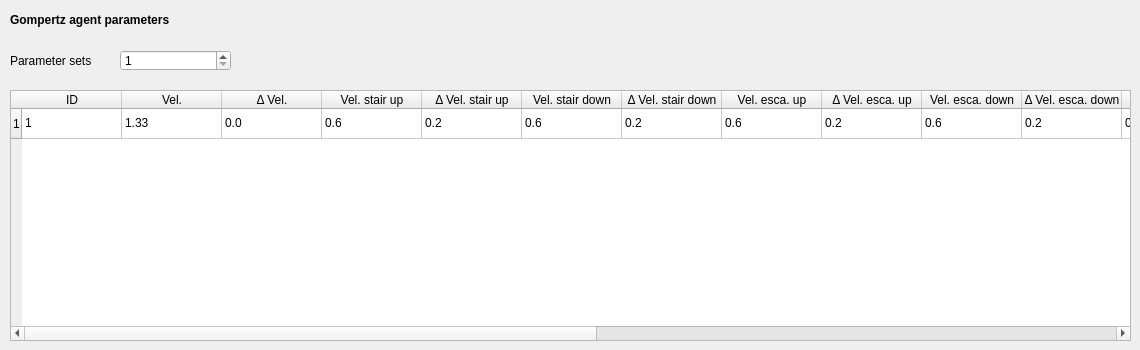
   <widget class="QWidget" name="tab_agents_gompertz">
    <attribute name="title">
     <string>Agents Gompertz</string>
    </attribute>
    <widget class="QLabel" name="label_agents_gompertz_a">
     <property name="geometry">
      <rect>
       <x>10</x>
       <y>10</y>
       <width>211</width>
       <height>21</height>
      </rect>
     </property>
     <property name="text">
      <string>&lt;html&gt;&lt;head/&gt;&lt;body&gt;&lt;p&gt;&lt;span style=&quot; font-weight:600;&quot;&gt;Gompertz agent parameters&lt;/span&gt;&lt;/p&gt;&lt;/body&gt;&lt;/html&gt;</string>
     </property>
    </widget>
    <widget class="QSpinBox" name="spinBox_agents_gompertz_1">
     <property name="geometry">
      <rect>
       <x>120</x>
       <y>50</y>
       <width>111</width>
       <height>21</height>
      </rect>
     </property>
     <property name="minimum">
      <number>1</number>
     </property>
    </widget>
    <widget class="QLabel" name="label_agents_gompertz_1">
     <property name="geometry">
      <rect>
       <x>10</x>
       <y>50</y>
       <width>101</width>
       <height>21</height>
      </rect>
     </property>
     <property name="text">
      <string>Parameter sets</string>
     </property>
    </widget>
    <widget class="QTableWidget" name="tableWidget_agents_gompertz_1">
     <property name="geometry">
      <rect>
       <x>10</x>
       <y>90</y>
       <width>1121</width>
       <height>251</height>
      </rect>
     </property>
     <row>
      <property name="text">
       <string>1</string>
      </property>
     </row>
     <column>
      <property name="text">
       <string>ID</string>
      </property>
     </column>
     <column>
      <property name="text">
       <string>Vel.</string>
      </property>
     </column>
     <column>
      <property name="text">
       <string>Δ Vel.</string>
      </property>
     </column>
     <column>
      <property name="text">
       <string>Vel. stair up</string>
      </property>
     </column>
     <column>
      <property name="text">
       <string>Δ Vel. stair up</string>
      </property>
     </column>
     <column>
      <property name="text">
       <string>Vel. stair down</string>
      </property>
     </column>
     <column>
      <property name="text">
       <string>Δ Vel. stair down</string>
      </property>
     </column>
     <column>
      <property name="text">
       <string>Vel. esca. up</string>
      </property>
     </column>
     <column>
      <property name="text">
       <string>Δ Vel. esca. up</string>
      </property>
     </column>
     <column>
      <property name="text">
       <string>Vel. esca. down</string>
      </property>
     </column>
     <column>
      <property name="text">
       <string>Δ Vel. esca. down</string>
      </property>
     </column>
     <column>
      <property name="text">
       <string>Max. b</string>
      </property>
     </column>
     <column>
      <property name="text">
       <string>Δ Max. b</string>
      </property>
     </column>
     <column>
      <property name="text">
       <string>Min. b</string>
      </property>
     </column>
     <column>
      <property name="text">
       <string>Δ Min. b</string>
      </property>
     </column>
     <column>
      <property name="text">
       <string>Min. a</string>
      </property>
     </column>
     <column>
      <property name="text">
       <string>Δ Min. a</string>
      </property>
     </column>
     <column>
      <property name="text">
       <string>Tau</string>
      </property>
     </column>
     <column>
      <property name="text">
       <string>Δ Tau</string>
      </property>
     </column>
     <column>
      <property name="text">
       <string>aTau</string>
      </property>
     </column>
     <column>
      <property name="text">
       <string>Δ aTau</string>
      </property>
     </column>
     <item row="0" column="0">
      <property name="text">
       <string>1</string>
      </property>
     </item>
     <item row="0" column="1">
      <property name="text">
       <string>1.33</string>
      </property>
     </item>
     <item row="0" column="2">
      <property name="text">
       <string>0.0</string>
      </property>
     </item>
     <item row="0" column="3">
      <property name="text">
       <string>0.6</string>
      </property>
     </item>
     <item row="0" column="4">
      <property name="text">
       <string>0.2</string>
      </property>
     </item>
     <item row="0" column="5">
      <property name="text">
       <string>0.6</string>
      </property>
     </item>
     <item row="0" column="6">
      <property name="text">
       <string>0.2</string>
      </property>
     </item>
     <item row="0" column="7">
      <property name="text">
       <string>0.6</string>
      </property>
     </item>
     <item row="0" column="8">
      <property name="text">
       <string>0.2</string>
      </property>
     </item>
     <item row="0" column="9">
      <property name="text">
       <string>0.6</string>
      </property>
     </item>
     <item row="0" column="10">
      <property name="text">
       <string>0.2</string>
      </property>
     </item>
     <item row="0" column="11">
      <property name="text">
       <string>0.25</string>
      </property>
     </item>
     <item row="0" column="12">
      <property name="text">
       <string>0.001</string>
      </property>
     </item>
     <item row="0" column="13">
      <property name="text">
       <string>0.2</string>
      </property>
     </item>
     <item row="0" column="14">
      <property name="text">
       <string>0.001</string>
      </property>
     </item>
     <item row="0" column="15">
      <property name="text">
       <string>0.18</string>
      </property>
     </item>
     <item row="0" column="16">
      <property name="text">
       <string>0.001</string>
      </property>
     </item>
     <item row="0" column="17">
      <property name="text">
       <string>0.5</string>
      </property>
     </item>
     <item row="0" column="18">
      <property name="text">
       <string>0.001</string>
      </property>
     </item>
     <item row="0" column="19">
      <property name="text">
       <string>0.5</string>
      </property>
     </item>
     <item row="0" column="20">
      <property name="text">
       <string>0.001</string>
      </property>
     </item>
    </widget>
   </widget>
